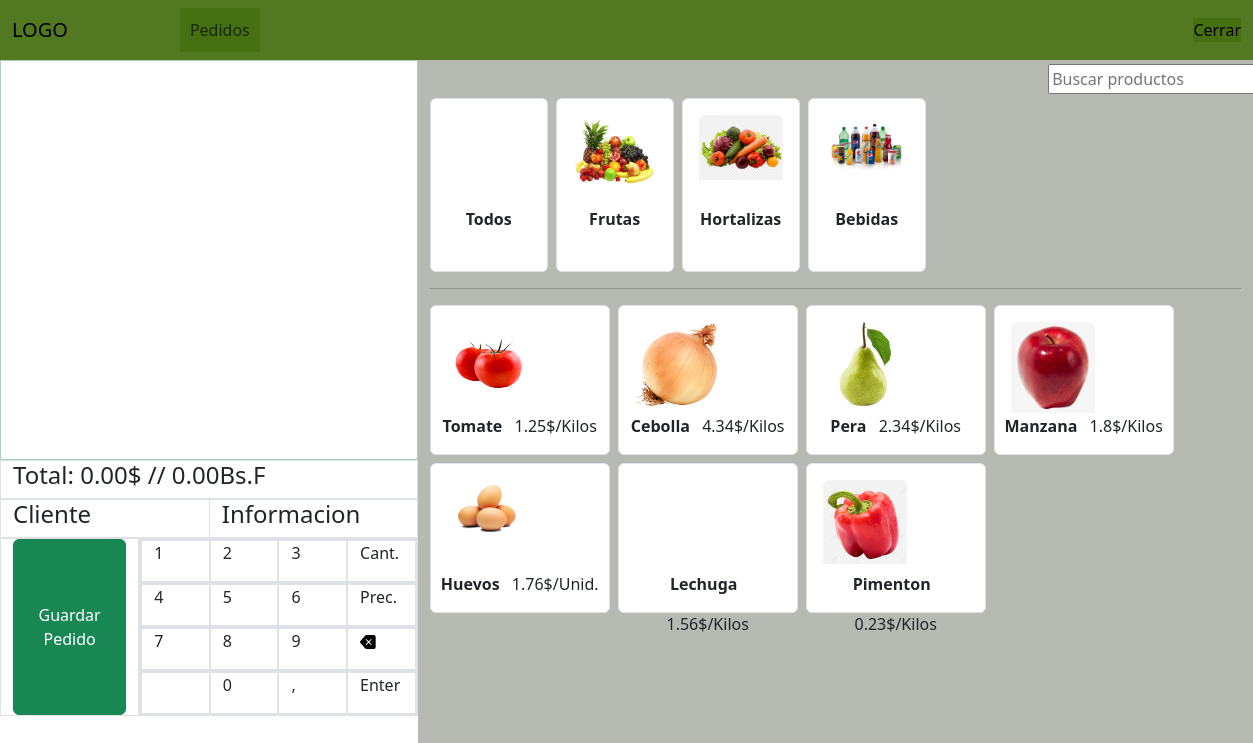
Screenshot of /pos/ with the database file from the repository.
### pos/models.py (models this page shows)
class CategoriasProductos(models.Model):
    nombre = models.CharField(max_length=50)
    imagen = models.CharField(max_length=200)

class Producto(models.Model):
    nombre = models.CharField(max_length=50)
    cantidad = models.IntegerField()
    unidad = models.CharField(max_length=20)
    imagen = models.CharField( max_length=50)
    costo = models.FloatField()
    precio_detal = models.FloatField()
    precio_mayor = models.FloatField()
    precio_especial = models.FloatField()
    categoria = models.ManyToManyField(CategoriasProductos)

### pos/views.py (the view)
# urls.py: path('',  PosView.as_view(), name='pos'),
class PosView(View):
    def get(self, request, *args, **kwargs):
        productos = Producto.objects.all()
        categorias = CategoriasProductos.objects.all()
        context={
            "productos":productos,
            "categorias":categorias,
        }
        return render(request, 'pos.html', context)

### templates/pos.html (shortened to what this page needs)
{% extends 'pos_base.html' %}
{% load static %}
{% block content %}
<nav class="navbar navbar-expand-lg navbar-light" style="background-color: #527821;">
  <div class="container-fluid">
    <span class="navbar-brand mb-0 h1">LOGO</span>
    <div class="collapse navbar-collapse" id="navbarSupportedContent">
      <ul class="navbar-nav ms-5 me-auto mb-2 mb-lg-0">
        <li id="boton-listar-pedidos" class="nav-item ms-5"
          style="background-color: #467012; padding: 10px; cursor: pointer;">
          <span class="navbar-text">Pedidos</span>
        </li>
      </ul>
      <a class="nav-link " style="background-color: #467012; color: black; cursor: pointer;" href="">Cerrar</a>
    </div>
  </div>
</nav>
<div class="container-fluid">
  <div class="row ">
    <div class="col">
      <div class="row">
        <div id="lista-de-pedidos" class="border overflow-auto border-bottom border-success-subtle"
          style="height: 400px;">
        </div>
      </div>
      <div class="row">
        <div class="border">
          <h4 id="precio-total">Total: 0.00$ // 0.00 Bs.F</h4>
        </div>
      </div>
      <div class="border row">
        <div class="col-6">
          <h4>Cliente</h4>
        </div>
        <div class="col-6 border-start">
          <h4>Informacion</h4>
        </div>
      </div>
      <div class="row h-auto">
        <div class="col-4 border d-flex justify-content-center align-items-stretch">
          <button id="botonGuardarPedido" type="button" class="btn btn-success">Guardar Pedido</button>
        </div>
        <div class="col-8 border  ">
          <div class="row border">
            <div id="boton-1" class="col-3 apuntar hover-gris boton-calculadora border">
              <p>1</p>
            </div>
            <div id="boton-2" class="col-3 apuntar boton-calculadora border">
              <p>2</p>
            </div>
            <div id="boton-3" class="col-3 apuntar boton-calculadora border">
              <p>3</p>
            </div>
            <div id="boton-cantidad" class="col-3 apuntar boton-calculador border">
              <p>Cant.</p>
            </div>
          </div>
          <div class="row border">
            <div id="boton-4" class="col-3 apuntar boton-calculadora border">
              <p>4</p>
            </div>
            <div id="boton-5" class="col-3 apuntar boton-calculadora border">
              <p>5</p>
            </div>
            <div id="boton-6" class="col-3 apuntar boton-calculadora border">
              <p>6</p>
            </div>
            <div id="boton-precio" class="col-3 apuntar boton-calculador border">
              <p>Prec.</p>
            </div>
          </div>
          <div class="row border">
            <div id="boton-7" class="col-3 apuntar boton-calculadora border">
              <p>7</p>
            </div>
            <div id="boton-8" class="col-3 apuntar boton-calculadora border">
              <p>8</p>
            </div>
            <div id="boton-9" class="col-3 apuntar boton-calculadora border">
              <p>9</p>
            </div>
            <div id="boton-borrar" class="col-3 apuntar boton-calculador border"><img
                src="{% static '/backspace-fill.svg' %}" /> </div>
          </div>
          <div class="row border">
            <div class="col-3 apuntar boton-calculador border"></div>
            <div id="boton-0" class="col-3 apuntar boton-calculadora border">
              <p>0</p>
            </div>
            <div id="coma" class="col-3 apuntar boton-calculadora border">,</div>
            <div id="boton-enter" class="col-3 apuntar boton-calculadora border">Enter</div>
          </div>
        </div>
      </div>
    </div>
    <div class="col-md-8 vh-100" style="background-color: #B6BAB3;">
      <div class="row m-1">
        <div class="col-9"></div>
        <div class="col-3">
          <form action="">
            <div class="">
              <input id="buscar-productos" placeholder="Buscar productos">
            </div>
          </form>
        </div>
      </div>
      <div id="divCategorias" class="d-flex gap-2 flex-wrap">
        <div class="p-2 bg-white apuntar text-center border rounded filtrar-por-categoria" id="categoria-div-todas">
          <div class="overflow-hidden p-2 text-center" style="width: 100px; height: 100px;">
          </div>
          <ul class="list-inline">
            <li class="list-inline-item text-capitalize">
              <p class="fw-semibold fs-6">Todos</p>
            </li>
          </ul>
        </div>
        {% for categoria in categorias %}
        <div class="p-2 bg-white apuntar text-center border rounded filtrar-por-categoria"
          id="categoria-div-{{categoria.id}}">
          <div class="overflow-hidden p-2 text-center" style="width: 100px; height: 100px;">
            <img src="{{categoria.imagen}}" class="img-fluid rounded-top " alt="" style="width: 200px;">
          </div>
          <ul class="list-inline">
            <li class="list-inline-item text-capitalize">
              <p class="fw-semibold fs-6">{{categoria.nombre}}</p>
            </li>
          </ul>
        </div>
        {% endfor %}
      </div>
      <hr id="hr-ocultar">
      <div id="divProductos" class="d-flex gap-2 flex-wrap">
        {% for producto in productos %}
        <div class="p-2 bg-white apuntar text-center border rounded agregar-producto-pedido"
          id="producto-div-{{producto.id}}" style="width: 180px; height: 150px;">
          <div class="overflow-hidden p-2 text-center" style="width: 100px; height: 100px;">
            <img src="{{producto.imagen}}" class="img-fluid rounded-top " alt="" style="width: 200px;">
          </div>
          <ul class="list-inline">
            <li class="list-inline-item text-capitalize">
              <p class="fw-semibold fs-6">{{producto.nombre}}</p>
            </li>
            <li class="list-inline-item text-capitalize">
              <p class="fs-6 fw-light">{{producto.precio_detal}}$/{{producto.unidad}}</p>
            </li>
          </ul>
        </div>
        {% endfor %}
      </div>
    </div>
  </div>
</div>
{% endblock content %}

### templates/pos_base.html (shortened to what this page needs)
<!DOCTYPE html>
<html>
<head>
    {% load static %}
    {% load bootstrap5 %}
    {% bootstrap_css %}
    <link rel="stylesheet" href="{% static 'styles.css' %}">
    <link rel="stylesheet" src="{% static '/jquery-ui-1.13.2.custom/jquery-ui.css' %}">
</head>
<body>
    {% block content %}
    {% endblock content %}
</body>
</html>

### static/styles.css (style rules this page uses)
.apuntar { cursor: pointer; }

### rows the page displays
CategoriasProductos: imagen (picture), nombre "Frutas"
CategoriasProductos: imagen (picture), nombre "Hortalizas"
CategoriasProductos: imagen (picture), nombre "Bebidas"
Producto: {{ producto.id }} 1 (drawn), imagen (picture), nombre "Tomate", precio_detal "1.25", unidad "Kilos"
Producto: imagen (picture), nombre "Cebolla", precio_detal "4.34", unidad "Kilos"
Producto: imagen (picture), nombre "Pera", precio_detal "2.34", unidad "Kilos"
Producto: imagen (picture), nombre "Manzana", precio_detal "1.8", unidad "Kilos"
Producto: imagen (picture), nombre "Huevos", precio_detal "1.76", unidad "Unid."
Producto: nombre "Lechuga", precio_detal "1.56", unidad "Kilos"
Producto: imagen (picture), nombre "Pimenton", precio_detal "0.23", unidad "Kilos"
